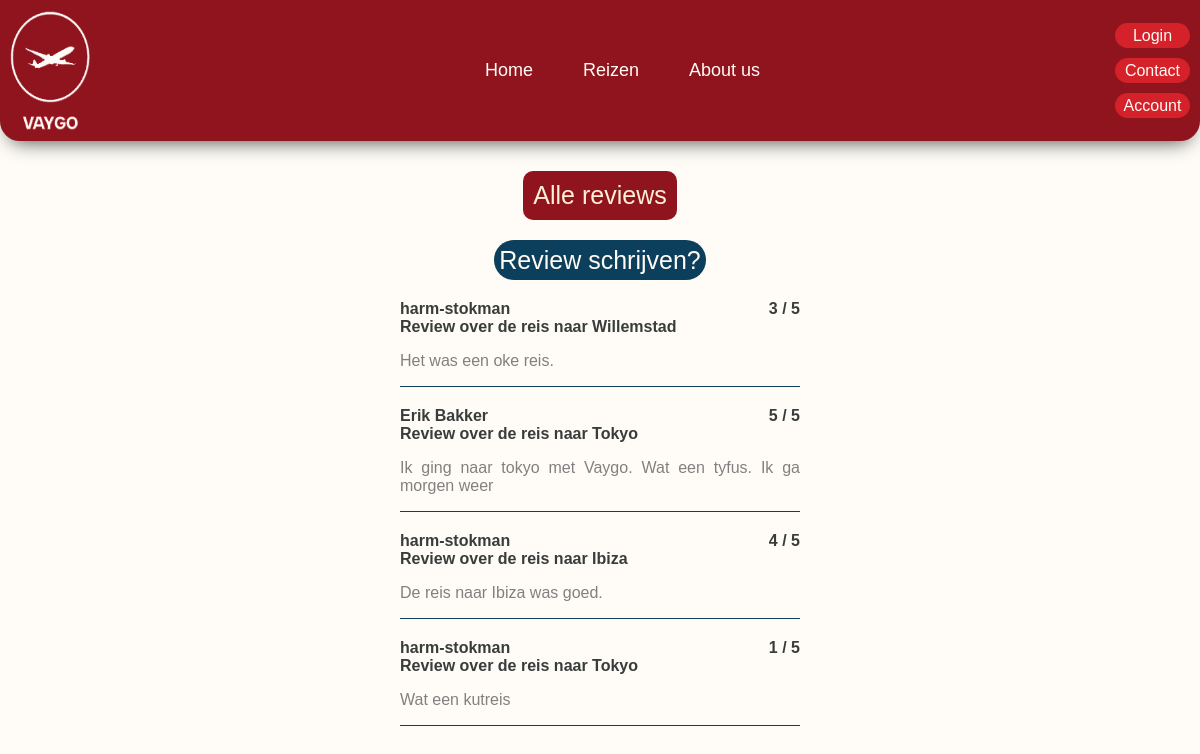
The app's page /allreviews.php with its own data.
### tables this page shows
CREATE TABLE `recensies` (
  `User_id` int NOT NULL,
  `Reis_id` int NOT NULL,
  `Bericht` varchar(250) NOT NULL,
  `Beoordeling` int NOT NULL
);

CREATE TABLE `Gebruikers` (
  `User_id` int NOT NULL,
  `Gebruikersnaam` varchar(50) NOT NULL,
  `Emailadres` varchar(50) NOT NULL,
  `Wachtwoord` varchar(50) NOT NULL
);

CREATE TABLE `Reizen` (
  `Reis_id` int NOT NULL,
  `Bestemming` varchar(50) NOT NULL,
  `Land` varchar(50) NOT NULL,
  `korte_beschrijving` varchar(750) NOT NULL,
  `Prijs` int NOT NULL,
  `Vlag` varchar(250) NOT NULL,
  `Continent` varchar(50) NOT NULL,
  `Strand_en_zon` tinyint(1) NOT NULL,
  `Stedentrip` tinyint(1) NOT NULL,
  `Wintersport` tinyint(1) NOT NULL,
  `Natuur` tinyint(1) NOT NULL,
  `Cultuur` tinyint(1) NOT NULL,
  `Welkom_bericht` varchar(1000) NOT NULL,
  `Historie` varchar(1000) NOT NULL,
  `Wat_te_doen` varchar(1000) NOT NULL,
  `Achtergrond` varchar(1000) NOT NULL,
  `kaart_afbeelding` varchar(250) NOT NULL
);

### allreviews.php (the view, shortened to what this page needs)
<?php
include_once 'includes/pdo.php';
?>
<!DOCTYPE html>
<html lang="en">
<head>
    <link rel="stylesheet" href="css/style.css">
</head>
<body>
    <header>
        <img src="img/logo-vaygo.png" alt="logo Vaygo">
        <?php
        include_once 'includes/header.php';
        ?>
    </header>
    <main>
 <div class="reviews-index">
            <span class="title-block">Alle reviews</span>
            <a href="review.php"><button class="action-button">Review schrijven?</button></a>
            <?php
            $sqlrecensie = "SELECT Gebruikers.Gebruikersnaam, Reizen.Bestemming, recensies.Bericht, recensies.Beoordeling
            FROM recensies
            JOIN Gebruikers ON recensies.`User_id` = Gebruikers.`User_id`
            JOIN Reizen ON recensies.`Reis_id` = Reizen.`Reis_id`";
            $reviewstatement = $pdo->prepare($sqlrecensie);
            $reviewstatement->execute();
            $reviews = $reviewstatement->fetchAll();
            foreach ($reviews as $review) { ?>
                <div class="one-review">
                <div class="review-header">
                    <div class="review-info">
                        <span><?php echo  $review['Gebruikersnaam'] ?> </span>
                        <span>Review over de reis naar <?php echo $review['Bestemming'];?></span>
                    </div>
                    <span><?php echo $review['Beoordeling'] ?> / 5</span>
                </div>
                <p><?php echo $review['Bericht'] ?></p>
            </div>
           <?php } ?>
        </div>
    </main>
</body>
</html>

### css/style.css (style rules this page uses)
:root { --background: #FFFCF7; --sand: #FFF0D6; --dark_red: #90141E; --red: #D4212A; --dark_blue: #0B3F5B; --teal: #429E9D; --gunpowder: #383D3B; }
body { background: var(--background); margin: auto; font-family: noto-sans, sans-serif; color: var(--gunpowder); }
body a { text-decoration: none; }
header { background: var(--dark_red); border: 10px solid var(--dark_red); border-radius: 0 0 20px 20px; height: auto; color: var(--background); display: flex; justify-content: center; justify-content: space-between; box-shadow: var(--gunpowder) 0px 10px 20px -10px; position: relative; z-index: 2; }
header img { height: auto; width: 80px; display: flex; justify-content: center; align-items: center; }
.title-block { background: var(--dark_red); padding: 10px; color: var(--sand); border-radius: 10px; max-width: 250px; font-size: 25px; position: relative; z-index: 2; }
.review-header { display: flex; justify-content: space-between; font-weight: bolder; color: var(--gunpowder); }
.reviews-index { margin-top: 30px; display: flex; justify-content: center; align-items: center; flex-direction: column; gap: 20px; }
.one-review { width: 400px; text-align: justify; border-bottom: 1px solid var(--dark_blue); }
.one-review p { color: gray; }
.review-info { display: flex; flex-direction: column; }
.action-button { color: var(--background); background: var(--dark_blue); border: none; min-width: 200px; height: 40px; font-size: 25px; padding: 5px; border-radius: 20px; }

### records on screen
recensies: User.Gebruikersnaam "harm-stokman", Reis.Bestemming "Willemstad", Beoordeling "3", Bericht "Het was een oke reis."
recensies: User.Gebruikersnaam "Erik Bakker", Reis.Bestemming "Tokyo", Beoordeling "5", Bericht "Ik ging naar tokyo met Vaygo. Wat een tyfus. Ik ga morgen weer"
recensies: User.Gebruikersnaam "harm-stokman", Reis.Bestemming "Ibiza", Beoordeling "4", Bericht "De reis naar Ibiza was goed."
recensies: User.Gebruikersnaam "harm-stokman", Reis.Bestemming "Tokyo", Beoordeling "1", Bericht "Wat een kutreis"
